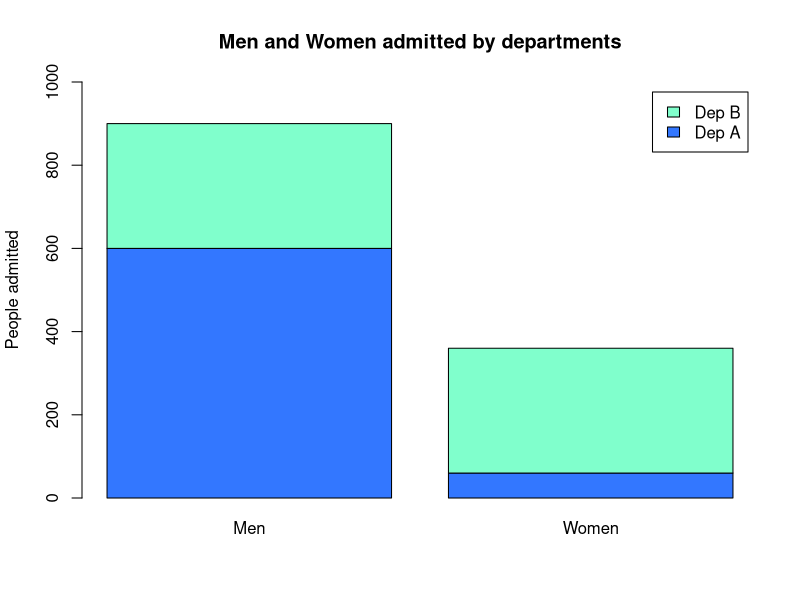
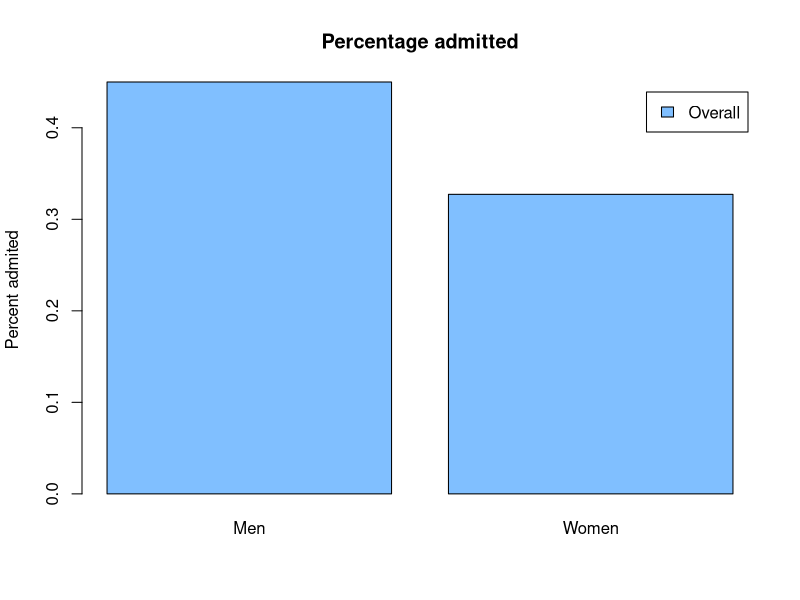

Here is the R script that generated these plots, in order:
## ---- chunk 1
# automatically create a bib database for R packages
knitr::write_bib(c(
  .packages(), 'bookdown', 'knitr', 'rmarkdown'
), 'packages.bib')
## ---- chunk 2

men <- c(1000,1000)
women <- c(100,1000)

dep <- c(0.6,0.3)

men_addmited <- (men*dep)
women_addmited <- (women*dep)
addmited <- c(men_addmited, women_addmited)

addmited <- matrix(addmited, nrow = 2)
x <- c(sum(addmited[1,]), sum(addmited[2,]))

b <- barplot(addmited, col = c('#3377ff','#80ffcc'), ylab = "People admitted", names.arg = c("Men", "Women"), ylim = c(0,1000), main = "Men and Women admitted by departments", legend = c("Dep A", "Dep B")) 


## ---- chunk 3
addmited_percent <- c((sum(men_addmited)/2000),(sum(women_addmited)/1100))
b <- barplot(addmited_percent, col = c('#80bfff'), ylab = "Percent admited", names.arg = c("Men", "Women"), main = "Percentage admitted", legend = c("Overall"))

